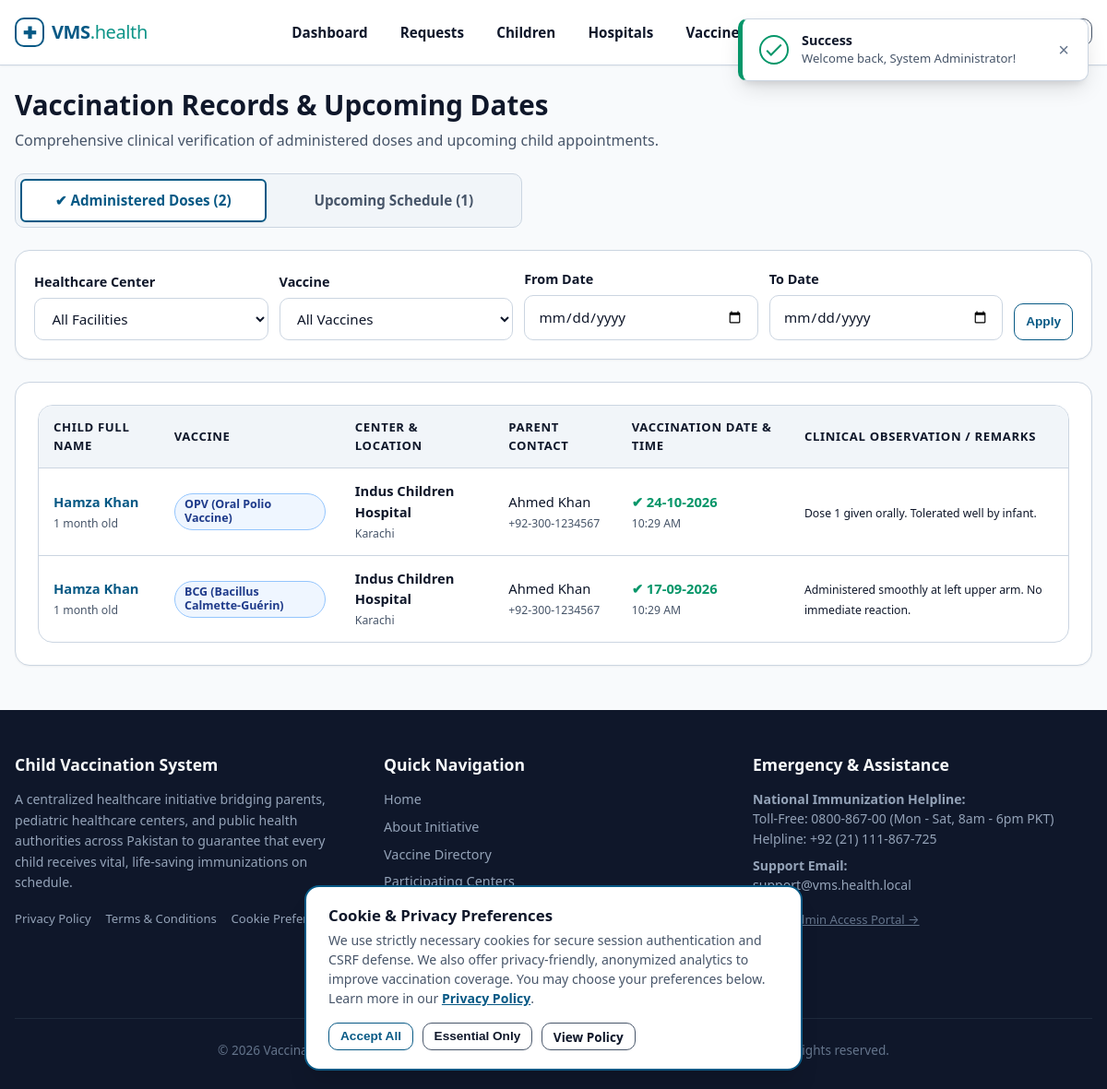
Before: /vms/admin/vaccinations.php (signed in) with the older database file.
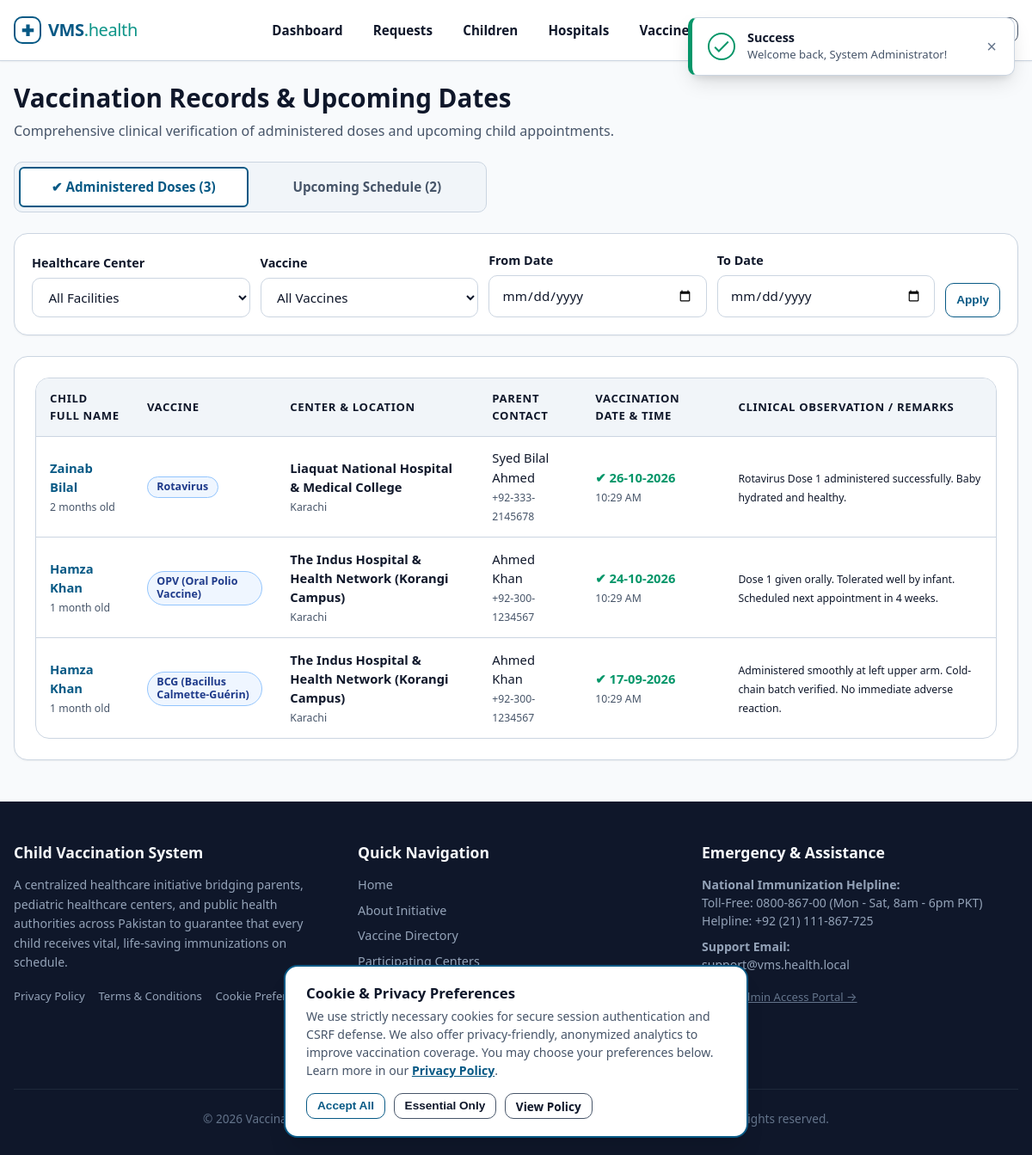
After: the same page with the newer database file.
### tables this page shows
CREATE TABLE `bookings` (
  `id` INT UNSIGNED NOT NULL AUTO_INCREMENT,
  `child_id` INT UNSIGNED NOT NULL COMMENT 'Child receiving vaccination',
  `parent_id` INT UNSIGNED NOT NULL COMMENT 'Parent who booked appointment',
  `hospital_id` INT UNSIGNED NOT NULL COMMENT 'Selected vaccination center',
  `vaccine_id` INT UNSIGNED NOT NULL COMMENT 'Vaccine to be administered',
  `preferred_date` DATE NOT NULL COMMENT 'Date booked for the appointment',
  `time_slot` VARCHAR(30) NOT NULL COMMENT 'e.g. 09:00 AM - 10:00 AM',
  `admin_status` ENUM('pending', 'approved', 'rejected') NOT NULL DEFAULT 'pending' COMMENT 'Admin approval status',
  `vaccination_status` ENUM('pending', 'vaccinated', 'not_vaccinated') NOT NULL DEFAULT 'pending' COMMENT 'Hospital verification status',
  `vaccinated_on` DATETIME DEFAULT NULL COMMENT 'Timestamp when hospital confirmed vaccination',
  `remarks` TEXT DEFAULT NULL COMMENT 'Clinical observations or rejection/cancellation reasons',
  `created_at` DATETIME NOT NULL DEFAULT CURRENT_TIMESTAMP,
  PRIMARY KEY (`id`),
  KEY `idx_bookings_child` (`child_id`),
  KEY `idx_bookings_parent` (`parent_id`),
  KEY `idx_bookings_hospital` (`hospital_id`),
  KEY `idx_bookings_vaccine` (`vaccine_id`),
  KEY `idx_bookings_admin_status` (`admin_status`),
  KEY `idx_bookings_vac_status` (`vaccination_status`),
  KEY `idx_bookings_preferred_date` (`preferred_date`),
  KEY `idx_bookings_parent_child` (`parent_id`, `child_id`),
  KEY `idx_bookings_hosp_schedule` (`hospital_id`, `preferred_date`, `vaccination_status`),
  CONSTRAINT `fk_bookings_child` FOREIGN KEY (`child_id`)
    REFERENCES `children` (`id`) ON DELETE CASCADE ON UPDATE CASCADE,
  CONSTRAINT `fk_bookings_parent` FOREIGN KEY (`parent_id`)
    REFERENCES `parents` (`id`) ON DELETE CASCADE ON UPDATE CASCADE,
  CONSTRAINT `fk_bookings_hospital` FOREIGN KEY (`hospital_id`)
    REFERENCES `hospitals` (`id`) ON DELETE CASCADE ON UPDATE CASCADE,
  CONSTRAINT `fk_bookings_vaccine` FOREIGN KEY (`vaccine_id`)
    REFERENCES `vaccines` (`id`) ON DELETE CASCADE ON UPDATE CASCADE
);

CREATE TABLE `children` (
  `id` INT UNSIGNED NOT NULL AUTO_INCREMENT,
  `parent_id` INT UNSIGNED NOT NULL COMMENT 'Foreign key to parents.id',
  `name` VARCHAR(100) NOT NULL COMMENT 'Child full name',
  `dob` DATE NOT NULL COMMENT 'Date of birth used for schedule calculations',
  `gender` ENUM('male', 'female', 'other') NOT NULL COMMENT 'Biological gender',
  `blood_group` VARCHAR(10) NOT NULL COMMENT 'Blood group e.g. A+, B+, O+, AB-',
  `created_at` DATETIME NOT NULL DEFAULT CURRENT_TIMESTAMP,
  PRIMARY KEY (`id`),
  KEY `idx_children_parent_id` (`parent_id`),
  KEY `idx_children_dob` (`dob`),
  CONSTRAINT `fk_children_parent` FOREIGN KEY (`parent_id`)
    REFERENCES `parents` (`id`) ON DELETE CASCADE ON UPDATE CASCADE
);

CREATE TABLE `vaccines` (
  `id` INT UNSIGNED NOT NULL AUTO_INCREMENT,
  `name` VARCHAR(100) NOT NULL COMMENT 'Vaccine name e.g. BCG, OPV, MMR',
  `description` TEXT NOT NULL COMMENT 'Medical indications, preventable illnesses, instructions',
  `recommended_age_days` INT UNSIGNED NOT NULL COMMENT 'Days from birth when dose is due (0 = Birth)',
  `doses` INT UNSIGNED NOT NULL DEFAULT 1 COMMENT 'Total recommended doses in the series',
  `status` ENUM('available', 'unavailable') NOT NULL DEFAULT 'available',
  `created_at` DATETIME NOT NULL DEFAULT CURRENT_TIMESTAMP,
  PRIMARY KEY (`id`),
  KEY `idx_vaccines_status` (`status`),
  KEY `idx_vaccines_age_days` (`recommended_age_days`)
);

CREATE TABLE `hospitals` (
  `id` INT UNSIGNED NOT NULL AUTO_INCREMENT,
  `user_id` INT UNSIGNED NOT NULL COMMENT 'Foreign key to users.id',
  `name` VARCHAR(150) NOT NULL COMMENT 'Official name of the hospital / health center',
  `address` TEXT NOT NULL COMMENT 'Street address of the hospital',
  `city` VARCHAR(80) NOT NULL COMMENT 'City where hospital is located',
  `location` VARCHAR(150) NOT NULL COMMENT 'District, zone, or prominent landmark for parent search',
  `phone` VARCHAR(25) NOT NULL COMMENT 'Hospital reception / pediatric hotline',
  `status` ENUM('active', 'inactive') NOT NULL DEFAULT 'active' COMMENT 'Account status',
  `created_at` DATETIME NOT NULL DEFAULT CURRENT_TIMESTAMP,
  PRIMARY KEY (`id`),
  UNIQUE KEY `uk_hospitals_user_id` (`user_id`),
  KEY `idx_hospitals_city` (`city`),
  KEY `idx_hospitals_status` (`status`),
  CONSTRAINT `fk_hospitals_user` FOREIGN KEY (`user_id`)
    REFERENCES `users` (`id`) ON DELETE CASCADE ON UPDATE CASCADE
);

CREATE TABLE `users` (
  `id` INT UNSIGNED NOT NULL AUTO_INCREMENT,
  `name` VARCHAR(100) NOT NULL COMMENT 'Full name of user or organization representative',
  `email` VARCHAR(120) NOT NULL COMMENT 'Unique login email address',
  `password_hash` VARCHAR(255) NOT NULL COMMENT 'Bcrypt password hash produced by password_hash()',
  `role` ENUM('admin', 'parent', 'hospital') NOT NULL COMMENT 'System role controlling authorization',
  `created_at` DATETIME NOT NULL DEFAULT CURRENT_TIMESTAMP,
  PRIMARY KEY (`id`),
  UNIQUE KEY `uk_users_email` (`email`),
  KEY `idx_users_role` (`role`)
);

CREATE TABLE `parents` (
  `id` INT UNSIGNED NOT NULL AUTO_INCREMENT,
  `user_id` INT UNSIGNED NOT NULL COMMENT 'Foreign key to users.id',
  `phone` VARCHAR(25) NOT NULL COMMENT 'Primary contact number for notifications (+92)',
  `address` TEXT NOT NULL COMMENT 'Residential physical address',
  `created_at` DATETIME NOT NULL DEFAULT CURRENT_TIMESTAMP,
  PRIMARY KEY (`id`),
  UNIQUE KEY `uk_parents_user_id` (`user_id`),
  CONSTRAINT `fk_parents_user` FOREIGN KEY (`user_id`)
    REFERENCES `users` (`id`) ON DELETE CASCADE ON UPDATE CASCADE
);

### vms/includes/functions.php (called while the page is built, shortened)
<?php
function url(string $path = ''): string
{
    return BASE_URL . ltrim($path, '/');
}
function e($value): string
{
    return htmlspecialchars((string)$value, ENT_QUOTES, 'UTF-8');
}
function formatDate(?string $dateString, string $format = 'd-m-Y'): string
{
    $timestamp = strtotime($dateString);
    return date($format, $timestamp);
}
function formatAge(string $dob): string
{
    try {
        $birthDate = new DateTime($dob);
        $today = new DateTime('today');
        $diff = $birthDate->diff($today);
        if ($diff->m > 0) {
            return $diff->m . ' month' . ($diff->m > 1 ? 's' : '');
        }
        return $diff->d . ' day' . ($diff->d > 1 ? 's' : '');
    } catch (Exception $e) {
        return 'Unknown';
    }
}

### vms/admin/vaccinations.php (the view, shortened to what the changed rows need)
<?php
require_once __DIR__ . '/../includes/functions.php';
$pdo = getDBConnection();
$activeView = $_GET['view'] ?? 'completed';
if ($activeView === 'completed') {
    $sql = 'SELECT b.*,
                   c.name AS child_name, c.dob AS child_dob,
                   u.name AS parent_name, p.phone AS parent_phone,
                   h.name AS hospital_name, h.city AS hospital_city,
                   v.name AS vaccine_name
            FROM bookings b
            JOIN children c ON b.child_id = c.id
            JOIN parents p ON b.parent_id = p.id
            JOIN users u ON p.user_id = u.id
            JOIN hospitals h ON b.hospital_id = h.id
            JOIN vaccines v ON b.vaccine_id = v.id
            WHERE b.vaccination_status = "vaccinated"';
    $params = [];
    $sql .= ' ORDER BY b.vaccinated_on DESC';
    $stmt = $pdo->prepare($sql);
    $stmt->execute($params);
    $records = $stmt->fetchAll();
}
$countCompleted = (int)$pdo->query('SELECT COUNT(*) FROM bookings WHERE vaccination_status = "vaccinated"')->fetchColumn();
$countUpcoming  = (int)$pdo->query('SELECT COUNT(*) FROM bookings WHERE admin_status = "approved" AND vaccination_status = "pending"')->fetchColumn();
require_once __DIR__ . '/../includes/header.php';
?>
<div class="container">
    <div style="margin-bottom: 1.5rem;">
        <h1>Vaccination Records & Upcoming Dates</h1>
    </div>
    <div class="form-tabs" style="max-width: 550px; margin-bottom: 1.5rem;">
        <a href="<?= url('admin/vaccinations.php?view=completed'); ?>"
           class="form-tab-btn <?= $activeView === 'completed' ? 'is-active' : ''; ?>" style="text-decoration: none;">
            &#10004; Administered Doses (<?= $countCompleted; ?>)
        </a>
        <a href="<?= url('admin/vaccinations.php?view=upcoming'); ?>"
           class="form-tab-btn <?= $activeView === 'upcoming' ? 'is-active' : ''; ?>" style="text-decoration: none;">
            Upcoming Schedule (<?= $countUpcoming; ?>)
        </a>
    </div>
    <div class="card">
        <?php if (empty($records)): ?>
            <div style="text-align: center; padding: 2.5rem; color: var(--text-muted);">
                <p>No vaccination records found matching your filter selections.</p>
            </div>
        <?php else: ?>
            <div class="table-responsive">
                <table class="table">
                    <thead>
                        <tr>
                            <th>Child Full Name</th>
                            <th>Vaccine</th>
                            <th>Center & Location</th>
                            <th>Parent Contact</th>
                            <?php if ($activeView === 'completed'): ?>
                                <th>Vaccination Date & Time</th>
                                <th>Clinical Observation / Remarks</th>
                            <?php else: ?>
                                <th>Scheduled Date & Slot</th>
                                <th>Admin Approval Status</th>
                            <?php endif; ?>
                        </tr>
                    </thead>
                    <tbody>
                        <?php foreach ($records as $r): ?>
                            <tr>
                                <td>
                                    <strong><a href="<?= url('admin/children.php?id=' . (int)$r['child_id']); ?>"><?= e($r['child_name']); ?></a></strong><br>
                                    <small style="color: var(--text-muted);"><?= formatAge($r['child_dob']); ?> old</small>
                                </td>
                                <td>
                                    <span class="badge badge-info"><?= e($r['vaccine_name']); ?></span>
                                </td>
                                <td>
                                    <strong><?= e($r['hospital_name']); ?></strong><br>
                                    <small style="color: var(--text-muted);"><?= e($r['hospital_city']); ?></small>
                                </td>
                                <td>
                                    <?= e($r['parent_name']); ?><br>
                                    <small style="color: var(--text-muted);"><?= e($r['parent_phone']); ?></small>
                                </td>
                                <?php if ($activeView === 'completed'): ?>
                                    <td>
                                        <strong style="color: var(--success);">&#10004; <?= formatDate($r['vaccinated_on'], 'd-m-Y'); ?></strong><br>
                                        <small style="color: var(--text-muted);"><?= formatDate($r['vaccinated_on'], 'h:i A'); ?></small>
                                    </td>
                                    <td>
                                        <small><?= e($r['remarks'] ?: 'Successfully administered with no immediate contraindications.'); ?></small>
                                    </td>
                                <?php endif; ?>
                            </tr>
                        <?php endforeach; ?>
                    </tbody>
                </table>
            </div>
        <?php endif; ?>
    </div>
</div>
<?php require_once __DIR__ . '/../includes/footer.php'; ?>

Changed rows visible on the page:
added bookings: child.name "Zainab Bilal", child.dob "2 months", vaccine.name "Rotavirus", hospital.name "Liaquat National Hospital & Medical College", hospital.city "Karachi", users.name "Syed Bilal Ahmed", parent.phone "+92-333-2145678", vaccinated_on "26-10-2026", vaccinated_on "10:29 AM", remarks "Rotavirus Dose 1 administered successfully. Baby hydrated and healthy."
changed bookings "OPV (Oral Polio Vaccine)": hospital.name "Indus Children Hospital" → "The Indus Hospital & Health Network (Korangi Campus)"; remarks "Dose 1 given orally. Tolerated well by infant." → "Dose 1 given orally. Tolerated well by infant. Scheduled next appointment in 4 weeks."
changed bookings "BCG (Bacillus Calmette-Guérin)": hospital.name "Indus Children Hospital" → "The Indus Hospital & Health Network (Korangi Campus)"; remarks "Administered smoothly at left upper arm. No immediate reaction." → "Administered smoothly at left upper arm. Cold-chain batch verified. No immediate adverse reaction."
Other visible differences:
$countCompleted: "2" → "3"
$countUpcoming: "1" → "2"
